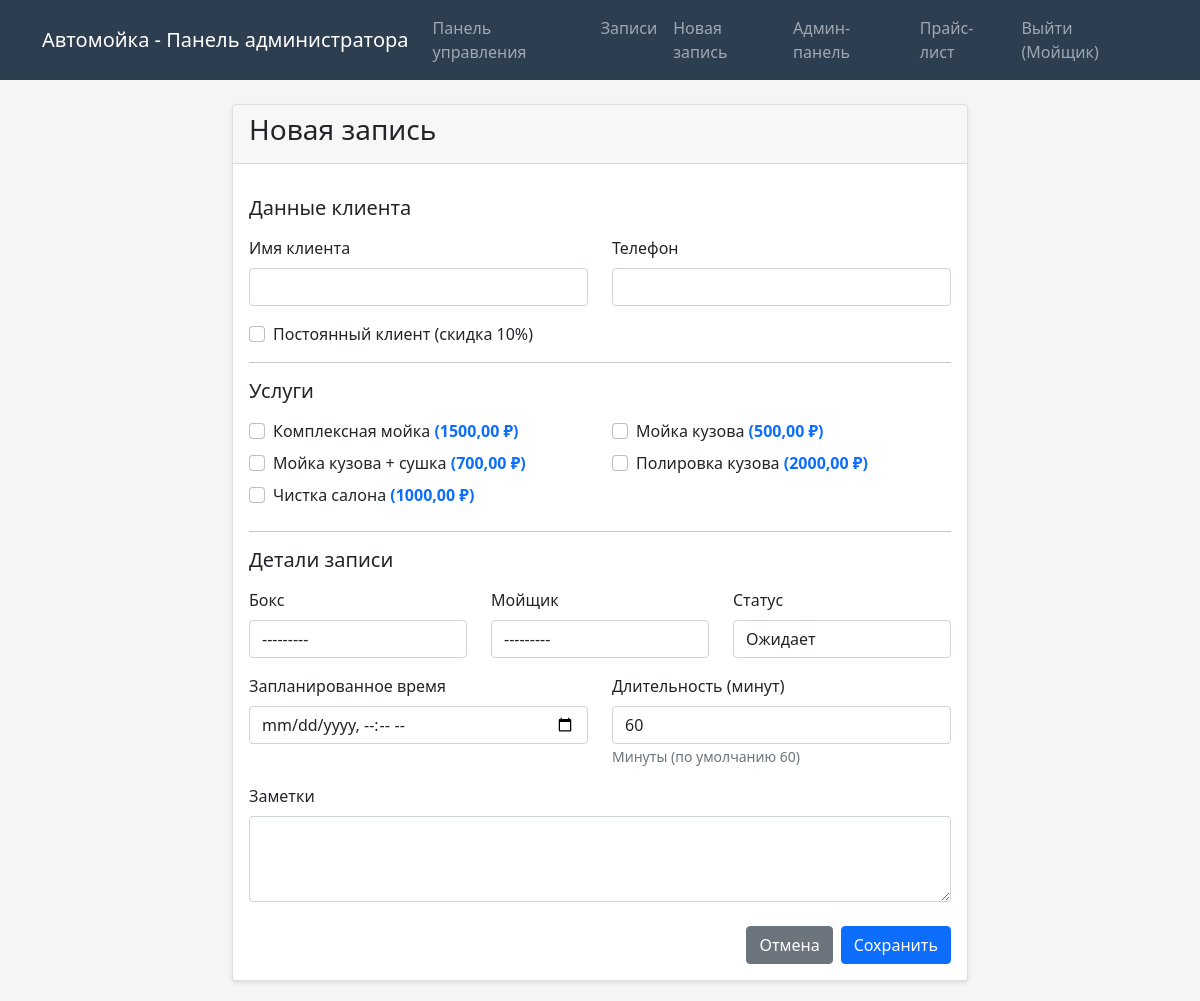
The page /bookings/create/ (signed in) on the database its author committed.
### carwash/models.py (models this page shows, shortened)
class Service(models.Model):
    name = models.CharField(max_length=200, verbose_name="Название услуги")
    description = models.TextField(blank=True, verbose_name="Описание")
    price = models.DecimalField(
        max_digits=10,
        decimal_places=2,
        verbose_name="Цена",
        validators=[MinValueValidator(0)],
    )
    is_active = models.BooleanField(
        default=True, verbose_name="Активна"
    )
    created_at = models.DateTimeField(
        auto_now_add=True, verbose_name="Дата создания"
    )
    class Meta:
        verbose_name = "Услуга"
        verbose_name_plural = "Услуги"
        ordering = ["name"]

### carwash/views.py (the view)
# urls.py: path("bookings/create/", views.booking_create, name="booking_create"),
@login_required
def booking_create(request):
    if request.method == "POST":
        form = BookingForm(request.POST)
        if form.is_valid():
            booking = form.save(commit=False)
            booking.created_by = request.user
            booking.save()
            form.save_m2m()  # Сохраняем ManyToMany связи (услуги)
            booking.calculate_price()
            booking.save()
            messages.success(
                request, f"Запись для {booking.client.name} успешно создана!"
            )
            return redirect("booking_list")
    else:
        form = BookingForm()
    context = {
        "form": form,
        "services": Service.objects.filter(is_active=True),
    }
    return render(request, "carwash/booking_form.html", context)

### carwash/models.py (called while the page is built)
    def __str__(self):
        return f"Бокс {self.box_number}, место {self.place_number}"

    def __str__(self):
        name = f"{self.user.first_name} {self.user.last_name}".strip()
        return name if name else self.user.username

### carwash/templates/carwash/booking_form.html (shortened to what this page needs)
{% extends 'carwash/base.html' %}
{% block content %}
<div class="row">
    <div class="col-md-8 offset-md-2">
        <div class="card">
            <div class="card-header">
                <h3>{% if booking %}Редактирование записи{% else %}Новая запись{% endif %}</h3>
            </div>
            <div class="card-body">
                <form method="post" id="bookingForm">
                    <h5 class="mt-3 mb-3">Данные клиента</h5>
                    <div class="row">
                        <div class="col-md-6 mb-3">
                            <label class="form-label">{{ form.client_name.label }}</label>
                            {{ form.client_name }}
                        </div>
                        <div class="col-md-6 mb-3">
                            <label class="form-label">{{ form.client_phone.label }}</label>
                            {{ form.client_phone }}
                        </div>
                    </div>
                    <div class="mb-3">
                        <div class="form-check">
                            {{ form.is_regular_client }}
                            <label class="form-check-label" for="{{ form.is_regular_client.id_for_label }}">
                                {{ form.is_regular_client.label }}
                            </label>
                        </div>
                    </div>
                    <hr>
                    <h5 class="mt-3 mb-3">Услуги</h5>
                    <div class="mb-3">
                        <div class="row">
                            {% for service in services %}
                            <div class="col-md-6">
                                <div class="form-check mb-2">
                                    <input type="checkbox"
                                           name="services"
                                           value="{{ service.pk }}"
                                           id="id_services_{{ service.pk }}"
                                           class="form-check-input service-checkbox"
                                           {% if booking %}{% if service in booking.services.all %}checked{% endif %}{% endif %}>
                                    <label class="form-check-label" for="id_services_{{ service.pk }}">
                                        {{ service.name }}
                                        <strong class="text-primary">({{ service.price }} ₽)</strong>
                                    </label>
                                </div>
                            </div>
                            {% endfor %}
                        </div>
                    </div>
                    <hr>
                    <h5 class="mt-3 mb-3">Детали записи</h5>
                    <div class="row">
                        <div class="col-md-4 mb-3">
                            <label class="form-label">{{ form.box.label }}</label>
                            {{ form.box }}
                        </div>
                        <div class="col-md-4 mb-3">
                            <label class="form-label">{{ form.washer.label }}</label>
                            {{ form.washer }}
                        </div>
                        <div class="col-md-4 mb-3">
                            <label class="form-label">{{ form.status.label }}</label>
                            {{ form.status }}
                        </div>
                    </div>
                    <div class="row">
                        <div class="col-md-6 mb-3">
                            <label class="form-label">{{ form.scheduled_time.label }}</label>
                            {{ form.scheduled_time }}
                        </div>
                        <div class="col-md-6 mb-3">
                            <label class="form-label">{{ form.duration_minutes.label }}</label>
                            {{ form.duration_minutes }}
                            <small class="form-text text-muted">Минуты (по умолчанию 60)</small>
                        </div>
                    </div>
                    <div class="mb-3">
                        <label class="form-label">{{ form.notes.label }}</label>
                        {{ form.notes }}
                    </div>
                    <div class="d-grid gap-2 d-md-flex justify-content-md-end mt-4">
                        <a href="{% url 'booking_list' %}" class="btn btn-secondary">Отмена</a>
                        <button type="submit" class="btn btn-primary">Сохранить</button>
                    </div>
                </form>
            </div>
        </div>
    </div>
</div>
{% endblock %}

### carwash/templates/carwash/base.html (shortened to what this page needs)
<!DOCTYPE html>
<html lang="ru">
<head>
    <link href="https://cdn.jsdelivr.net/npm/bootstrap@5.1.3/dist/css/bootstrap.min.css" rel="stylesheet">
</head>
<body>
    {% if user.is_authenticated %}
    <nav class="navbar navbar-dark navbar-expand-lg">
        <div class="container">
            <a class="navbar-brand" href="{% url 'dashboard' %}">Автомойка - Панель администратора</a>
            <div class="collapse navbar-collapse" id="navbarNav">
                <ul class="navbar-nav ms-auto">
                    <li class="nav-item">
                        <a class="nav-link" href="{% url 'dashboard' %}">Панель управления</a>
                    </li>
                    <li class="nav-item">
                        <a class="nav-link" href="{% url 'booking_list' %}">Записи</a>
                    </li>
                    <li class="nav-item">
                        <a class="nav-link" href="{% url 'booking_create' %}">Новая запись</a>
                    </li>
                    <li class="nav-item">
                        <a class="nav-link" href="{% url 'admin:index' %}">Админ-панель</a>
                    </li>
                    <li class="nav-item">
                        <a class="nav-link" href="{% url 'price_list' %}">Прайс-лист</a>
                    </li>
                    <li class="nav-item">
                        <a class="nav-link" href="{% url 'admin:logout' %}">Выйти ({{ user.username }})</a>
                    </li>
                </ul>
            </div>
        </div>
    </nav>
    {% endif %}
    <div class="container mt-4">
        {% block content %}{% endblock %}
    </div>
</body>
</html>

### carwash/templates/carwash/base.html (style rules this page uses)
body { background-color: #f5f5f5; }
.navbar { background-color: #2c3e50; }
.card { box-shadow: 0 2px 4px rgba(0,0,0,0.1); margin-bottom: 20px; }

### rows shown on the page
Service: name "Комплексная мойка", price "1500,00"
Service: name "Мойка кузова", price "500,00"
Service: name "Мойка кузова + сушка", price "700,00"
Service: name "Полировка кузова", price "2000,00"
Service: name "Чистка салона", price "1000,00"

### other values the page prints
{{ user.username }} "Мойщик"
